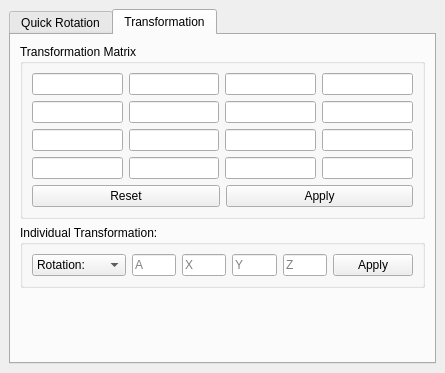
<?xml version="1.0" encoding="UTF-8"?>
<ui version="4.0">
 <class>TransformationWidget</class>
 <widget class="QDockWidget" name="TransformationWidget">
  <property name="geometry">
   <rect>
    <x>0</x>
    <y>0</y>
    <width>445</width>
    <height>373</height>
   </rect>
  </property>
  <property name="windowTitle">
   <string>Affine Transformation</string>
  </property>
  <widget class="QWidget" name="dockWidgetContents">
   <layout class="QVBoxLayout" name="verticalLayout">
    <item>
     <widget class="QTabWidget" name="tabWidget">
      <property name="currentIndex">
       <number>1</number>
      </property>
      <widget class="QWidget" name="tab">
       <attribute name="title">
        <string>Quick Rotation</string>
       </attribute>
       <layout class="QGridLayout" name="gridLayout_2">
        <item row="0" column="0">
         <layout class="QGridLayout" name="gridLayout">
          <item row="0" column="1">
           <widget class="QPushButton" name="rotX180">
            <property name="text">
             <string/>
            </property>
            <property name="icon">
             <iconset resource="../../Polyhedron_3.qrc">
              <normaloff>:/cgal/icons/resources/RotationsX180.png</normaloff>:/cgal/icons/resources/RotationsX180.png</iconset>
            </property>
            <property name="iconSize">
             <size>
              <width>64</width>
              <height>64</height>
             </size>
            </property>
           </widget>
          </item>
          <item row="1" column="0">
           <widget class="QPushButton" name="rotY270">
            <property name="text">
             <string/>
            </property>
            <property name="icon">
             <iconset resource="../../Polyhedron_3.qrc">
              <normaloff>:/cgal/icons/resources/RotationsY270.png</normaloff>:/cgal/icons/resources/RotationsY270.png</iconset>
            </property>
            <property name="iconSize">
             <size>
              <width>64</width>
              <height>64</height>
             </size>
            </property>
           </widget>
          </item>
          <item row="0" column="2">
           <widget class="QPushButton" name="rotX90">
            <property name="text">
             <string/>
            </property>
            <property name="icon">
             <iconset resource="../../Polyhedron_3.qrc">
              <normaloff>:/cgal/icons/resources/RotationsX90.png</normaloff>:/cgal/icons/resources/RotationsX90.png</iconset>
            </property>
            <property name="iconSize">
             <size>
              <width>64</width>
              <height>64</height>
             </size>
            </property>
           </widget>
          </item>
          <item row="1" column="1">
           <widget class="QPushButton" name="rotY180">
            <property name="text">
             <string/>
            </property>
            <property name="icon">
             <iconset resource="../../Polyhedron_3.qrc">
              <normaloff>:/cgal/icons/resources/RotationsY180.png</normaloff>:/cgal/icons/resources/RotationsY180.png</iconset>
            </property>
            <property name="iconSize">
             <size>
              <width>64</width>
              <height>64</height>
             </size>
            </property>
           </widget>
          </item>
          <item row="0" column="0">
           <widget class="QPushButton" name="rotX270">
            <property name="text">
             <string/>
            </property>
            <property name="icon">
             <iconset resource="../../Polyhedron_3.qrc">
              <normaloff>:/cgal/icons/resources/RotationsX270.png</normaloff>:/cgal/icons/resources/RotationsX270.png</iconset>
            </property>
            <property name="iconSize">
             <size>
              <width>64</width>
              <height>64</height>
             </size>
            </property>
           </widget>
          </item>
          <item row="1" column="2">
           <widget class="QPushButton" name="rotY90">
            <property name="text">
             <string/>
            </property>
            <property name="icon">
             <iconset resource="../../Polyhedron_3.qrc">
              <normaloff>:/cgal/icons/resources/RotationsY90.png</normaloff>:/cgal/icons/resources/RotationsY90.png</iconset>
            </property>
            <property name="iconSize">
             <size>
              <width>64</width>
              <height>64</height>
             </size>
            </property>
           </widget>
          </item>
          <item row="2" column="0">
           <widget class="QPushButton" name="rotZ270">
            <property name="text">
             <string/>
            </property>
            <property name="icon">
             <iconset resource="../../Polyhedron_3.qrc">
              <normaloff>:/cgal/icons/resources/RotationsZ270.png</normaloff>:/cgal/icons/resources/RotationsZ270.png</iconset>
            </property>
            <property name="iconSize">
             <size>
              <width>64</width>
              <height>64</height>
             </size>
            </property>
           </widget>
          </item>
          <item row="2" column="1">
           <widget class="QPushButton" name="rotZ180">
            <property name="text">
             <string/>
            </property>
            <property name="icon">
             <iconset resource="../../Polyhedron_3.qrc">
              <normaloff>:/cgal/icons/resources/RotationsZ180.png</normaloff>:/cgal/icons/resources/RotationsZ180.png</iconset>
            </property>
            <property name="iconSize">
             <size>
              <width>64</width>
              <height>64</height>
             </size>
            </property>
           </widget>
          </item>
          <item row="2" column="2">
           <widget class="QPushButton" name="rotZ90">
            <property name="text">
             <string/>
            </property>
            <property name="icon">
             <iconset resource="../../Polyhedron_3.qrc">
              <normaloff>:/cgal/icons/resources/RotationsZ90.png</normaloff>:/cgal/icons/resources/RotationsZ90.png</iconset>
            </property>
            <property name="iconSize">
             <size>
              <width>64</width>
              <height>64</height>
             </size>
            </property>
           </widget>
          </item>
         </layout>
        </item>
        <item row="0" column="1">
         <spacer name="horizontalSpacer">
          <property name="orientation">
           <enum>Qt::Horizontal</enum>
          </property>
          <property name="sizeHint" stdset="0">
           <size>
            <width>40</width>
            <height>20</height>
           </size>
          </property>
         </spacer>
        </item>
        <item row="1" column="0">
         <spacer name="verticalSpacer">
          <property name="orientation">
           <enum>Qt::Vertical</enum>
          </property>
          <property name="sizeHint" stdset="0">
           <size>
            <width>20</width>
            <height>40</height>
           </size>
          </property>
         </spacer>
        </item>
       </layout>
      </widget>
      <widget class="QWidget" name="tab_2">
       <attribute name="title">
        <string>Transformation</string>
       </attribute>
       <layout class="QGridLayout" name="gridLayout_6">
        <item row="0" column="0">
         <widget class="QGroupBox" name="groupBox">
          <property name="title">
           <string>Transformation Matrix</string>
          </property>
          <layout class="QVBoxLayout" name="verticalLayout_2">
           <item>
            <layout class="QGridLayout" name="gridLayout_3">
             <item row="3" column="3">
              <widget class="QLineEdit" name="matrix_33"/>
             </item>
             <item row="0" column="1">
              <widget class="QLineEdit" name="matrix_01"/>
             </item>
             <item row="0" column="3">
              <widget class="QLineEdit" name="matrix_03"/>
             </item>
             <item row="0" column="0">
              <widget class="QLineEdit" name="matrix_00"/>
             </item>
             <item row="3" column="1">
              <widget class="QLineEdit" name="matrix_31"/>
             </item>
             <item row="2" column="2">
              <widget class="QLineEdit" name="matrix_22"/>
             </item>
             <item row="2" column="1">
              <widget class="QLineEdit" name="matrix_21"/>
             </item>
             <item row="2" column="0">
              <widget class="QLineEdit" name="matrix_20"/>
             </item>
             <item row="1" column="3">
              <widget class="QLineEdit" name="matrix_13"/>
             </item>
             <item row="1" column="1">
              <widget class="QLineEdit" name="matrix_11"/>
             </item>
             <item row="3" column="2">
              <widget class="QLineEdit" name="matrix_32"/>
             </item>
             <item row="0" column="2">
              <widget class="QLineEdit" name="matrix_02"/>
             </item>
             <item row="2" column="3">
              <widget class="QLineEdit" name="matrix_23"/>
             </item>
             <item row="1" column="2">
              <widget class="QLineEdit" name="matrix_12"/>
             </item>
             <item row="3" column="0">
              <widget class="QLineEdit" name="matrix_30"/>
             </item>
             <item row="1" column="0">
              <widget class="QLineEdit" name="matrix_10"/>
             </item>
            </layout>
           </item>
           <item>
            <layout class="QHBoxLayout" name="horizontalLayout">
             <item>
              <widget class="QPushButton" name="resetMatrix_Button">
               <property name="text">
                <string>Reset</string>
               </property>
              </widget>
             </item>
             <item>
              <widget class="QPushButton" name="applyMatrix_Button">
               <property name="text">
                <string>Apply</string>
               </property>
              </widget>
             </item>
            </layout>
           </item>
          </layout>
         </widget>
        </item>
        <item row="2" column="0">
         <spacer name="verticalSpacer_2">
          <property name="orientation">
           <enum>Qt::Vertical</enum>
          </property>
          <property name="sizeHint" stdset="0">
           <size>
            <width>20</width>
            <height>40</height>
           </size>
          </property>
         </spacer>
        </item>
        <item row="1" column="0">
         <widget class="QGroupBox" name="groupBox_2">
          <property name="title">
           <string>Individual Transformation:</string>
          </property>
          <layout class="QVBoxLayout" name="verticalLayout_3">
           <item>
            <layout class="QHBoxLayout" name="horizontalLayout_2">
             <item>
              <widget class="QComboBox" name="transfo_ComboBox">
               <item>
                <property name="text">
                 <string>Rotation: </string>
                </property>
               </item>
               <item>
                <property name="text">
                 <string>Translation: </string>
                </property>
               </item>
               <item>
                <property name="text">
                 <string>Scaling:</string>
                </property>
               </item>
               <item>
                <property name="text">
                 <string>Normalize</string>
                </property>
               </item>
              </widget>
             </item>
             <item>
              <widget class="QLineEdit" name="lineEditA">
               <property name="toolTip">
                <string>Angle value in degrees.</string>
               </property>
               <property name="text">
                <string/>
               </property>
               <property name="placeholderText">
                <string>A</string>
               </property>
              </widget>
             </item>
             <item>
              <widget class="QLineEdit" name="lineEditX">
               <property name="toolTip">
                <string>Value along the x-axis.</string>
               </property>
               <property name="text">
                <string/>
               </property>
               <property name="placeholderText">
                <string>X</string>
               </property>
              </widget>
             </item>
             <item>
              <widget class="QLineEdit" name="lineEditY">
               <property name="toolTip">
                <string>Value along the y-axis.</string>
               </property>
               <property name="placeholderText">
                <string>Y</string>
               </property>
              </widget>
             </item>
             <item>
              <widget class="QLineEdit" name="lineEditZ">
               <property name="toolTip">
                <string>Value along the z-axis.</string>
               </property>
               <property name="placeholderText">
                <string>Z</string>
               </property>
              </widget>
             </item>
             <item>
              <widget class="QPushButton" name="applyTransfo_Button">
               <property name="text">
                <string>Apply</string>
               </property>
              </widget>
             </item>
            </layout>
           </item>
          </layout>
         </widget>
        </item>
       </layout>
      </widget>
     </widget>
    </item>
   </layout>
  </widget>
 </widget>
 <resources>
  <include location="../../Polyhedron_3.qrc"/>
 </resources>
 <connections/>
</ui>
